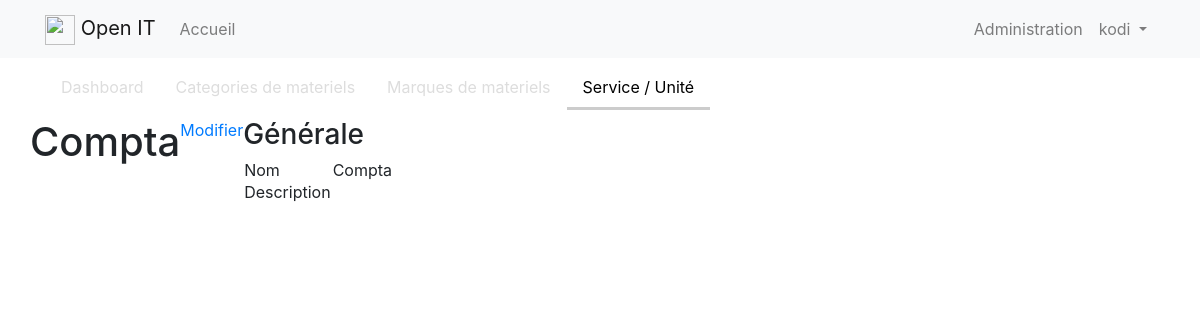
/admin/service/detail/3 (signed in), run on an earlier commit of the app's database.
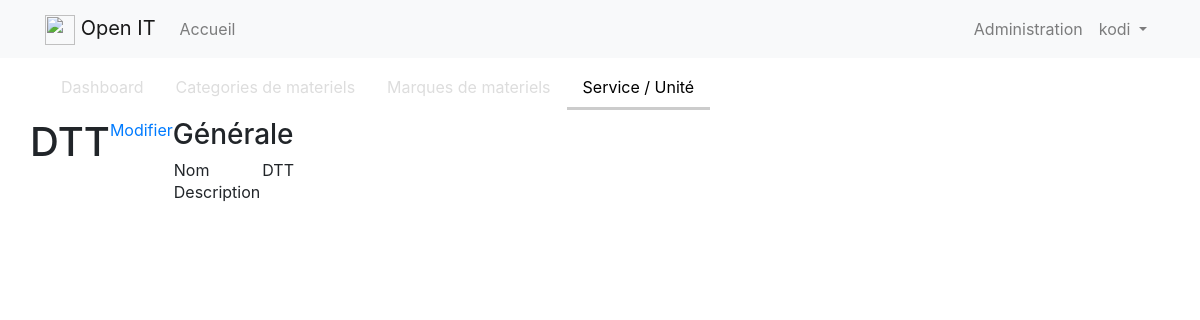
And on a later commit of the database.
### app/models.py (models this page shows, shortened)
class Service(db.Model):
    id = db.Column(db.Integer, primary_key=True)
    name = db.Column(db.String(60), unique=True)
    description = db.Column(db.String(200))
    equipments = db.relationship('Equipment', backref='service', lazy='dynamic')

### app/admin/routes.py (the view)
@bp.route('/service/detail/<int:id>')
@login_required
def detail_service(id):
    service = Service.query.get_or_404(id)
    return render_template('admin/service/detail_service.html', service=service)

### app/models.py (called while the page is built)
@login.user_loader
def load_user(id):
    return User.query.get(int(id))

### app/templates/admin/service/detail_service.html
{% extends "admin/index.html" %}
{% set active_page = "service" %}
{% block admin_app %}
    <h1>{{service.name}}</h1>
    <a href="{{ url_for('admin.edit_service', id=service.id) }}">Modifier</a>
    <div>
    	<h3>Générale</h3>
    	<div>
    		<table>
    			<tr>
    				<td>Nom</td>
    				<td>{{service.name}}</td>
    			</tr>
    			<tr>
    				<td>Description</td>
    				<td>{{service.description}}</td>
    			</tr>
    		</table>
    	</div>
    </div>
{% endblock %}

What changed in the data, as far as the page shows it:
changed Service: name "Compta" → "DTT"
